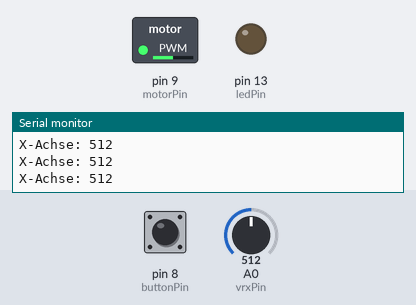
Bench run of a sketch on a simulated Arduino Uno, built with avr-gcc and run on an emulated ATmega328P. Shown: switched loads named in the sketch (green lamp = pin HIGH), output pins drawn as LEDs (lit = HIGH), the last lines printed to the serial monitor. Dashed ring = blinking. Inputs (shaded band) come from the test bench; at power-on: pin 8 (buttonPin) HIGH, A0 (vrxPin) = 512.

Above: at 1.2 s.
1.3 s: pin 8 (buttonPin) pulled LOW for 3.2 s
At 1.7 s:
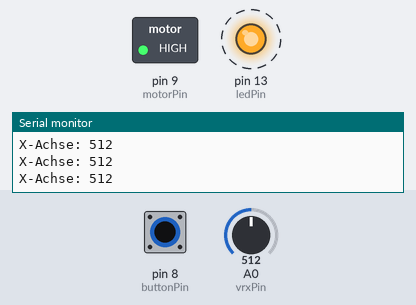
6.0 s: A0 (vrxPin) set to 716
At 7.1 s:
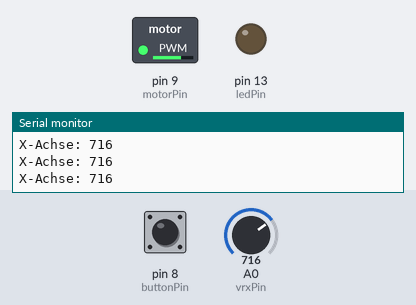
7.5 s: A0 (vrxPin) set to 900
At 8.7 s:
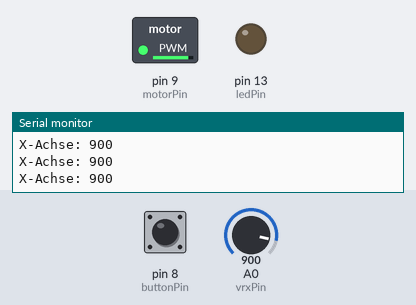
9.0 s: A0 (vrxPin) set to 122
At 9.9 s:
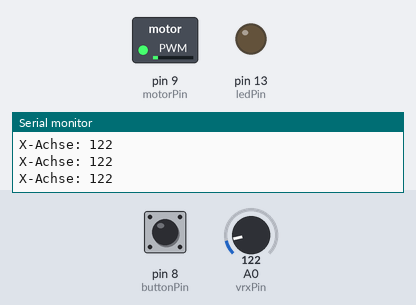
10.5 s: A0 (vrxPin) set to 0
At 11.6 s:
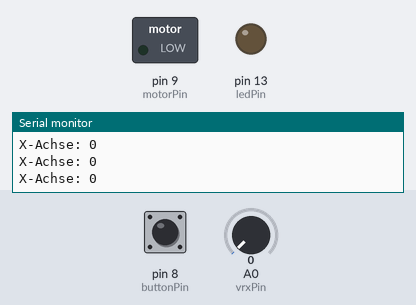
12.0 s: A0 (vrxPin) set to 511
At 13.2 s:
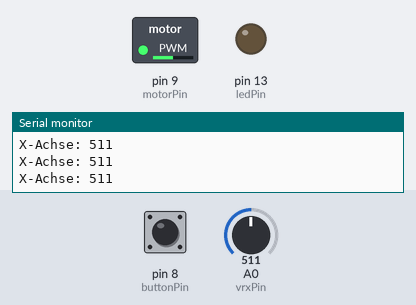
Timing chart, 0 to 14.5 s (numbered marks = the images above; inputs shaded):
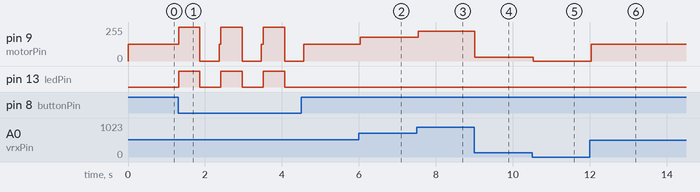

The sketch:

sketch_jun27b.ino
```cpp
const int buttonPin = 8;
const int ledPin = 13;
const int motorPin = 9;
const int vrxPin = A0;

bool motorState = false;

void setup() {
  pinMode(buttonPin, INPUT_PULLUP);
  pinMode(ledPin, OUTPUT);
  pinMode(motorPin, OUTPUT);
  Serial.begin(9600);
  digitalWrite(motorPin, LOW); // Ensure motor is off initially
}

void loop() {
  int buttonState = digitalRead(buttonPin);
  int vrxValue = analogRead(vrxPin);
  Serial.print("X-Achse: ");
  Serial.println(analogRead(vrxPin));

  if (buttonState == LOW) {
    motorState = !motorState;
    digitalWrite(ledPin, motorState ? HIGH : LOW);
    digitalWrite(motorPin, motorState ? HIGH : LOW);
    delay(500); // Debounce delay
  }

  if (!motorState) {
    int motorSpeed = map(vrxValue, 0, 1023, 0, 255);
    analogWrite(motorPin, motorSpeed);
  }

  delay(50); // Small delay to stabilize readings
}
```

Measured:
- after the input at 1.3 s, pin 9 (motorPin): 127/255 → 255/255 at once, then repeats every 1.1 s: 0/255 0.50 s, 127/255 0.05 s, 255/255 0.55 s; pin 13 (ledPin): alternates HIGH for 0.55 s and LOW for 0.55 s, 6 changes in all, then stays LOW, starting at once
- after the input at 6.0 s, pin 9 (motorPin): 127/255 → 178/255 at once
- after the input at 7.5 s, pin 9 (motorPin): 178/255 → 224/255 after 0.05 s
- after the input at 9.0 s, pin 9 (motorPin): 224/255 → 30/255 at once
- after the input at 10.5 s, pin 9 (motorPin): 30/255 → 0/255 at once
- after the input at 12.0 s, pin 9 (motorPin): 0/255 → 127/255 at once
